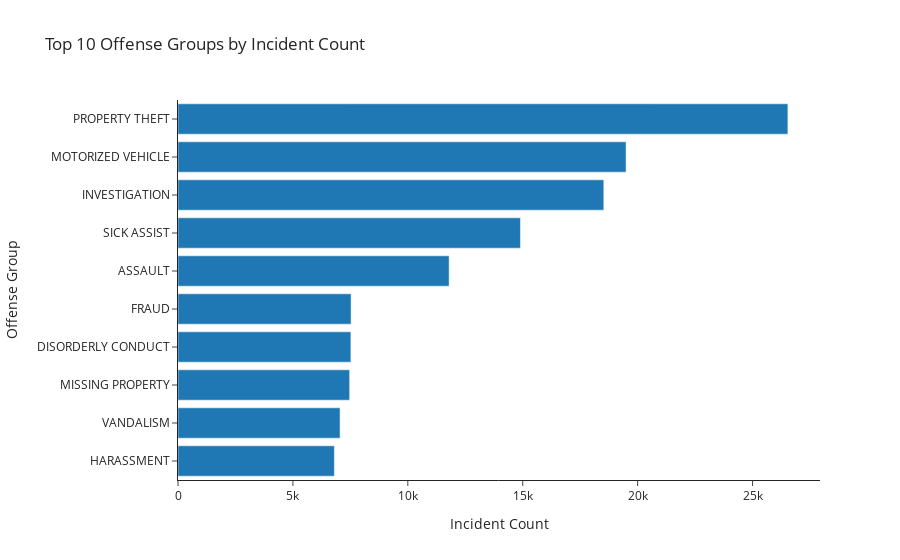

Here is the notebook cell this chart was saved with:
### Code cell
top_ten_df = cir_frequency_table[:10].sort_values('incident_count', ascending=True)

top_ten = px.bar(top_ten_df,
            title='Top 10 Offense Groups by Incident Count',
            x='incident_count',
            y= 'offense_group')

top_ten.update_layout(yaxis_title='Offense Group',xaxis_title='Incident Count')
top_ten.show()

### Figure 1 — Plotly figure (JSON) as saved in the notebook; plotly's stock layout.template omitted (floating-point values rounded to 4 significant figures)
{"data": [{"alignmentgroup": "True", "hovertemplate": "incident_count=%{x}<br>offense_group=%{y}<extra></extra>", "legendgroup": "", "marker": {"color": "#1F77B4", "pattern": {"shape": ""}}, "name": "", "offsetgroup": "", "orientation": "h", "showlegend": false, "textposition": "auto", "type": "bar", "x": [6805, 7052, 7468, 7523, 7531, 11798, 14900, 18528, 19496, 26538], "xaxis": "x", "y": ["HARASSMENT", "VANDALISM", "MISSING PROPERTY", "DISORDERLY CONDUCT", "FRAUD", "ASSAULT", "SICK ASSIST", "INVESTIGATION", "MOTORIZED VEHICLE", "PROPERTY THEFT"], "yaxis": "y"}], "layout": {"barmode": "relative", "legend": {"tracegroupgap": 0}, "title": {"text": "Top 10 Offense Groups by Incident Count"}, "xaxis": {"anchor": "y", "domain": [0, 1], "title": {"text": "Incident Count"}}, "yaxis": {"anchor": "x", "domain": [0, 1], "title": {"text": "Offense Group"}}}}
